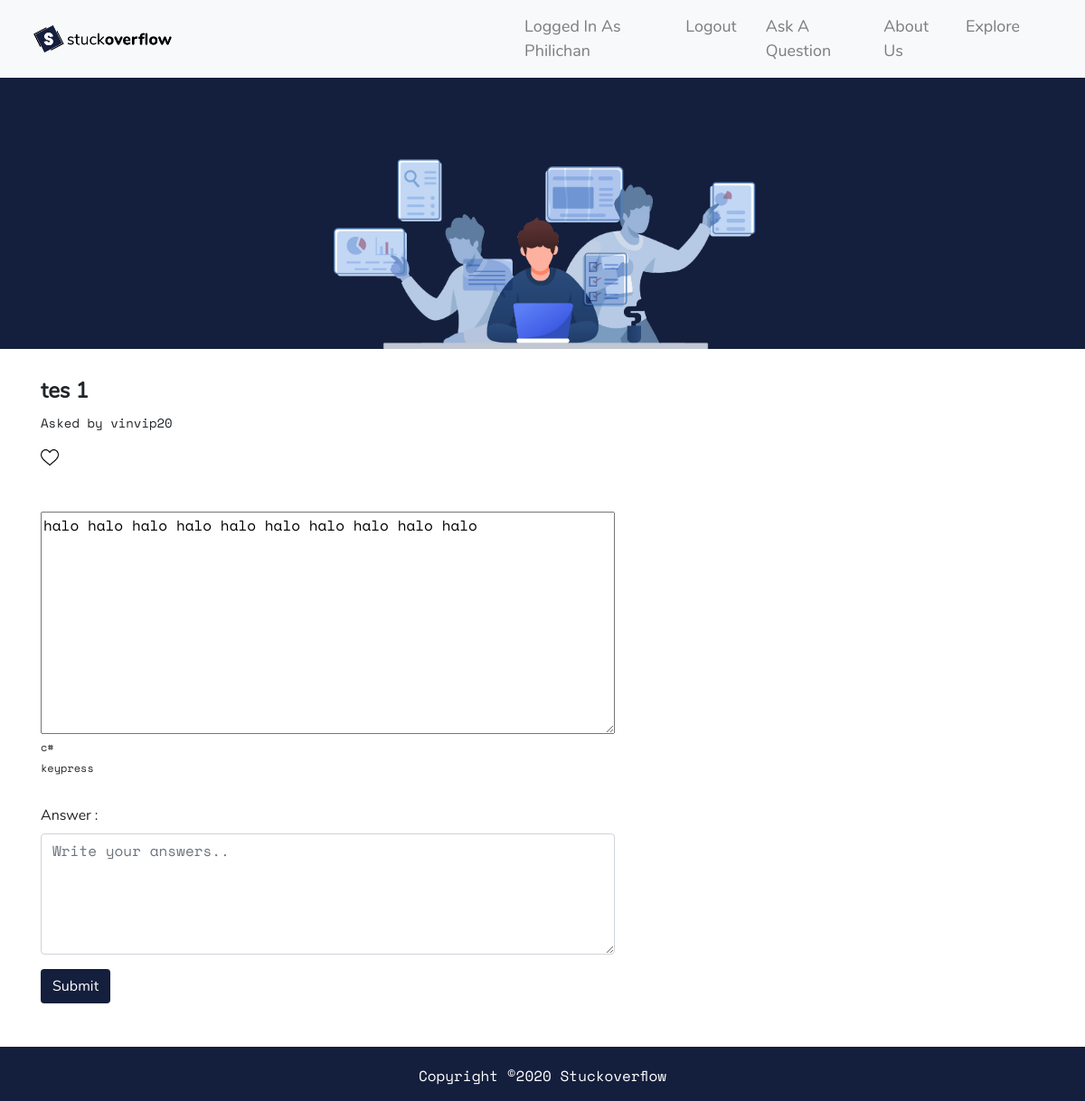
The page /answerPage.php?id=6 (signed in) on the database its author committed.
### tables this page shows
CREATE TABLE `questions` (
  `id` int(11) NOT NULL,
  `topik` text NOT NULL,
  `isi` longtext NOT NULL,
  `likes` int(11) NOT NULL,
  `waktu` timestamp NOT NULL DEFAULT current_timestamp() ON UPDATE current_timestamp(),
  `answerscount` int(11) NOT NULL,
  `id_users` int(11) NOT NULL,
  `valid` tinyint(1) NOT NULL
);

CREATE TABLE `users` (
  `id` int(11) NOT NULL,
  `email` varchar(255) NOT NULL,
  `password` varchar(255) NOT NULL,
  `displayname` varchar(255) NOT NULL
);

CREATE TABLE `tags` (
  `id` int(11) NOT NULL,
  `id_questions` int(11) NOT NULL,
  `namatag` text NOT NULL
);

### answerPage.php (the view, shortened to what this page needs)
<!DOCTYPE html>
<html lang="en">
<head>
    <link rel="stylesheet" type="text/css" href="css/style.css">
    <link rel="stylesheet" href="https://stackpath.bootstrapcdn.com/bootstrap/4.4.1/css/bootstrap.min.css">
</head>
<body>
    <?php
    include "navbar.php";
    ?>
    <div class="jumbotron jumbotron-fluid" style="height: 300px; background-color: #141f3d;
    background-image:url(img/task.png); background-size:contain; background-position: center; background-repeat:no-repeat;">
    </div>
    <div class="container">
        <div class="row">
            <div class="col-7">
                <?php
                require_once("connect.php");
                if (isset($_GET["id"])) {
                    $id = $_GET["id"];
                    $q = mysqli_query($con, "SELECT * FROM questions WHERE id = " . intval($id));
                    $q2 = mysqli_query($con, "SELECT * FROM tags WHERE id_questions = " . intval($id));
                    $id_question = $_GET["id"];
                    $id_user = $_SESSION["id"];;
                    if ($q->num_rows > 0) {
                        while ($row = mysqli_fetch_assoc($q)) {
                            $q3 = mysqli_query($con, "SELECT displayname FROM users WHERE id = '" . $row['id_users'] . "'");
                            $row3 = mysqli_fetch_assoc($q3);
                            echo "<div><h5 style='margin-bottom: 10px;font-family: NunitoLight; font-size: 24px;'><b>" . $row['topik'] . "</b></h5>";
                            echo "<p style='font-family: fontCode; font-size:14px;'> Asked by " . $row3["displayname"] . "</p>";
                            $like = mysqli_query($con, "SELECT * FROM likes WHERE id_questions='" . $id_question . "' AND id_users='" . $id_user . "'");
                            if ($like->num_rows == 0) {
                                echo "<img id='gambarlike' onclick='likeClick()' src='img/before.png' style='cursor:pointer;'>";
                            } else {
                                echo "<img id='gambarlike' onclick='unlikeClick()' src='img/after.png' style='cursor:pointer;'>";
                            }
                            echo "<textarea style=' width: 100%; font-family: fontCode; margin-top: 50px;' readonly rows='10'>" . $row["isi"] . "</textarea>";
                        }
                        while ($row2 = mysqli_fetch_assoc($q2)) {
                            echo "<div style='width:50%;'><p style='cursor:pointer;font-size: 12px; margin-bottom: 5px;font-family: fontCode;'>" . $row2["namatag"] . "</p></div>";
                        }
                        echo "</div>";
                    }
                }
                ?>
                <div class="form-group" style="margin-top: 30px;" id="myForm">
                    <label style='font-family: NunitoLight;' for="jawab">Answer :</label>
                    <textarea style='font-family: fontCode;' class="form-control" id="jawab" rows="5" placeholder="Write your answers.."></textarea>
                </div>
                <button type="submit" class="btn" id="submitData" style="font-family:NunitoLight; color: white; background-color: #141f3d;">Submit</button>
            </div>
            <div class="col-5" style="height:600px; overflow-y:scroll; margin:0 auto;">
            </div>
        </div>
    </div>
    <?php include "footer.php"; ?>
</body>
</html>

### css/style.css (style rules this page uses)
html, body { margin: 0; padding: 0; min-height: 100vh; height: 100%; }
#gambarlike { float: left; width: 20px; height: 20px; margin-top: 2px; }
@media (min-width: 992px) { #gambarlike { width: 20px; height: 20px; margin-top: 2px; } }

### rows shown on the page
questions: topik "tes 1", id_users.displayname "vinvip20", isi "halo halo halo halo halo halo halo halo halo halo"
tags: namatag "c#"
tags: namatag "keypress"

### other values the page prints
$_SESSION["dispname"] "Philichan"
